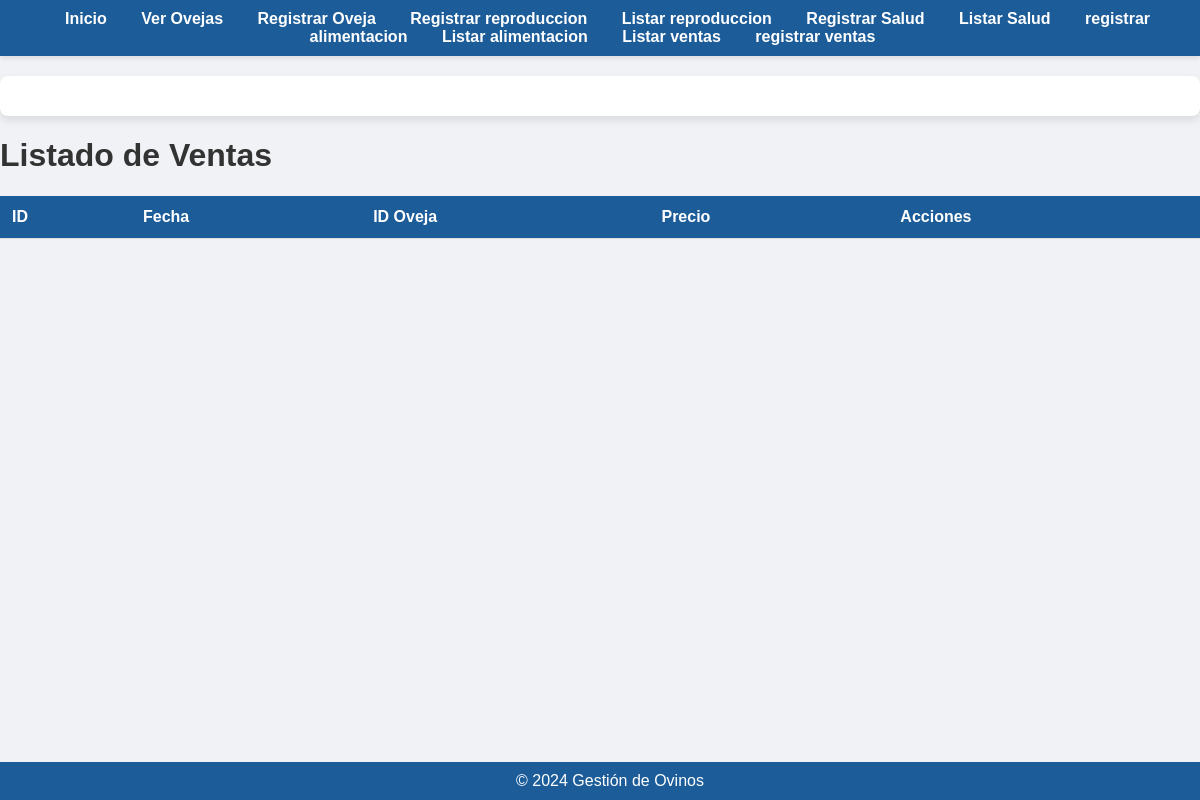
Before: /listar_venta with the older database file.
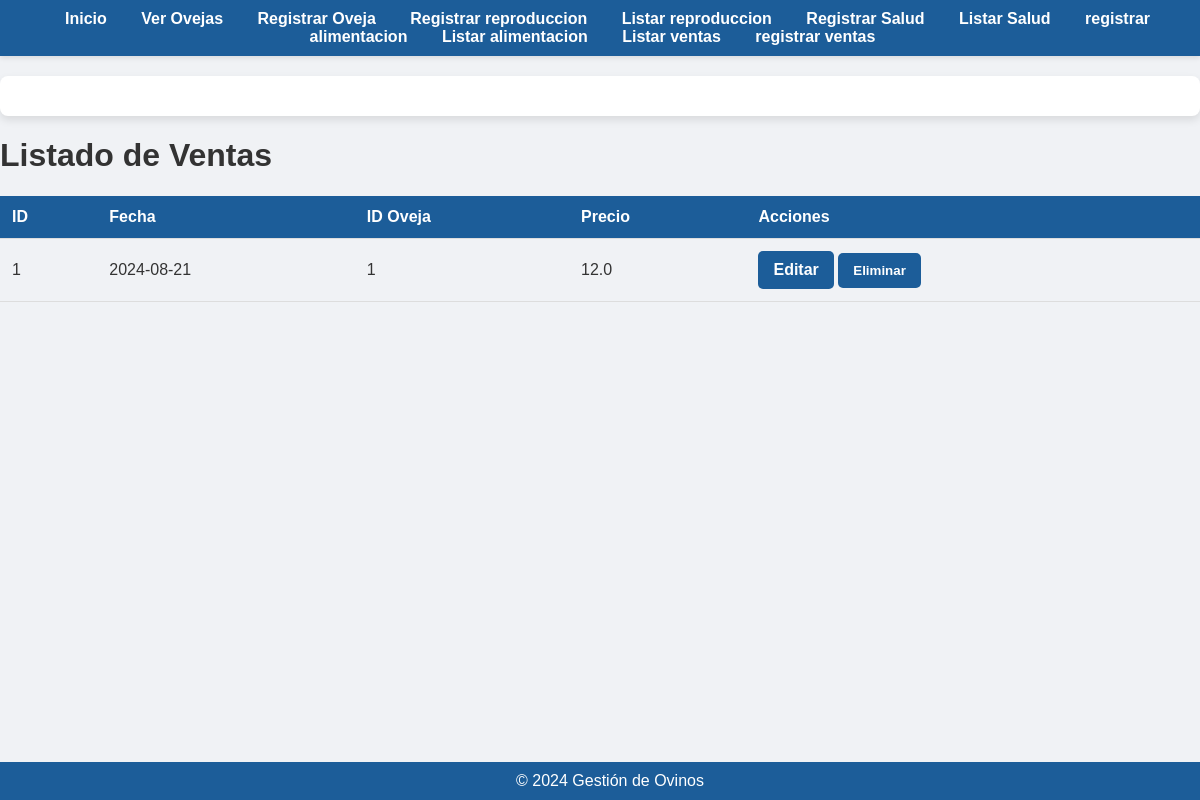
After: the same page with the newer database file.
### app/models.py (models this page shows)
class Venta(db.Model):
    id = db.Column(db.Integer, primary_key=True)
    id_oveja = db.Column(db.Integer, db.ForeignKey('oveja.id'), nullable=False)
    fecha = db.Column(db.Date, nullable=False)
    cantidad = db.Column(db.Integer, nullable=False)
    precio = db.Column(db.Float, nullable=False)

### app/routes.py (the view)
@app.route('/listar_venta')
def listar_venta():
    ventas = Venta.query.all()
    return render_template('listar_ventas.html', ventas=ventas)

### app/templates/listar_ventas.html (shortened to what this page needs)
<!DOCTYPE html>
<html lang="es">
<head>
    <link rel="stylesheet" href="{{ url_for('static', filename='styles.css') }}">
</head>
<body>
    <div class="navbar">
        <a href="{{ url_for('index') }}">Inicio</a>
        <a href="{{ url_for('listar_ovejas') }}">Ver Ovejas</a>
        <a href="{{ url_for('registrar_oveja') }}">Registrar Oveja</a>
        <a href="{{url_for('registrar_reproduccion')}}">Registrar reproduccion</a>
        <a href="{{url_for('listar_reproduccion')}}">Listar  reproduccion</a></li>
        <a href="{{url_for('registrar_salud')}}">Registrar Salud</a></li>
        <a href="{{url_for('listar_salud')}}">Listar Salud</a></li>
        <a href="{{url_for('registrar_alimentacion')}}">registrar alimentacion</a></li>
        <a href="{{url_for('listar_alimentacion')}}">Listar alimentacion</a></li>
        <a href="{{url_for('listar_venta')}}">Listar ventas</a></li>
        <a href="{{url_for('registrar_venta')}}">registrar ventas</a></li>
    </div>
    <div class="container">
    </div>
    <footer>
        &copy; 2024 Gestión de Ovinos
    </footer>
    <h1>Listado de Ventas</h1>
    <table>
        <thead>
            <tr>
                <th>ID</th>
                <th>Fecha</th>
                <th>ID Oveja</th>
                <th>Precio</th>
                <th>Acciones</th>
            </tr>
        </thead>
        <tbody>
            {% for venta in ventas %}
            <tr>
                <td>{{ venta.id }}</td>
                <td>{{ venta.fecha.strftime('%Y-%m-%d') }}</td>
                <td>{{ venta.id_oveja }}</td>
                <td>{{ venta.precio }}</td>
                <td>
                    <a href="{{ url_for('editar_venta', id=venta.id) }}"class='btn'>Editar</a>
                    <form action="{{ url_for('eliminar_venta', id=venta.id) }}" method="POST" style="display:inline;">
                        <button type="submit" onclick="return confirm('¿Estás seguro de que deseas eliminar esta venta?');">Eliminar</button>
                    </form>
                </td>
            </tr>
            {% endfor %}
        </tbody>
    </table>
    <br>
</body>
</html>

### app/static/styles.css (style rules this page uses)
body { font-family: 'Arial', sans-serif; background-color: #f0f2f5; color: #333; margin: 0; padding: 0; }
.navbar { background-color: #1c5d99; padding: 10px 20px; text-align: center; box-shadow: 0 2px 5px rgba(0, 0, 0, 0.1); }
.navbar a { color: #ffffff; text-decoration: none; margin: 0 15px; font-weight: bold; }
.container { max-width: 1200px; margin: 20px auto; padding: 20px; background-color: #ffffff; border-radius: 8px; box-shadow: 0 4px 8px rgba(0, 0, 0, 0.1); }
form { margin: 20px 0; }
button { background-color: #1c5d99; color: white; padding: 10px 15px; border: none; border-radius: 5px; cursor: pointer; font-weight: bold; }
table { width: 100%; border-collapse: collapse; margin: 20px 0; }
th, td { padding: 12px; border-bottom: 1px solid #ddd; text-align: left; }
th { background-color: #1c5d99; color: white; }
footer { background-color: #1c5d99; color: white; text-align: center; padding: 10px; position: fixed; bottom: 0; width: 100%; }
.btn { display: inline-block; padding: 10px 15px; background-color: #1c5d99; color: white; text-decoration: none; border-radius: 5px; font-weight: bold; text-align: center; }

Changed rows visible on the page:
added Venta: id "1", fecha "2024-08-21", id_oveja "1", precio "12.0"
